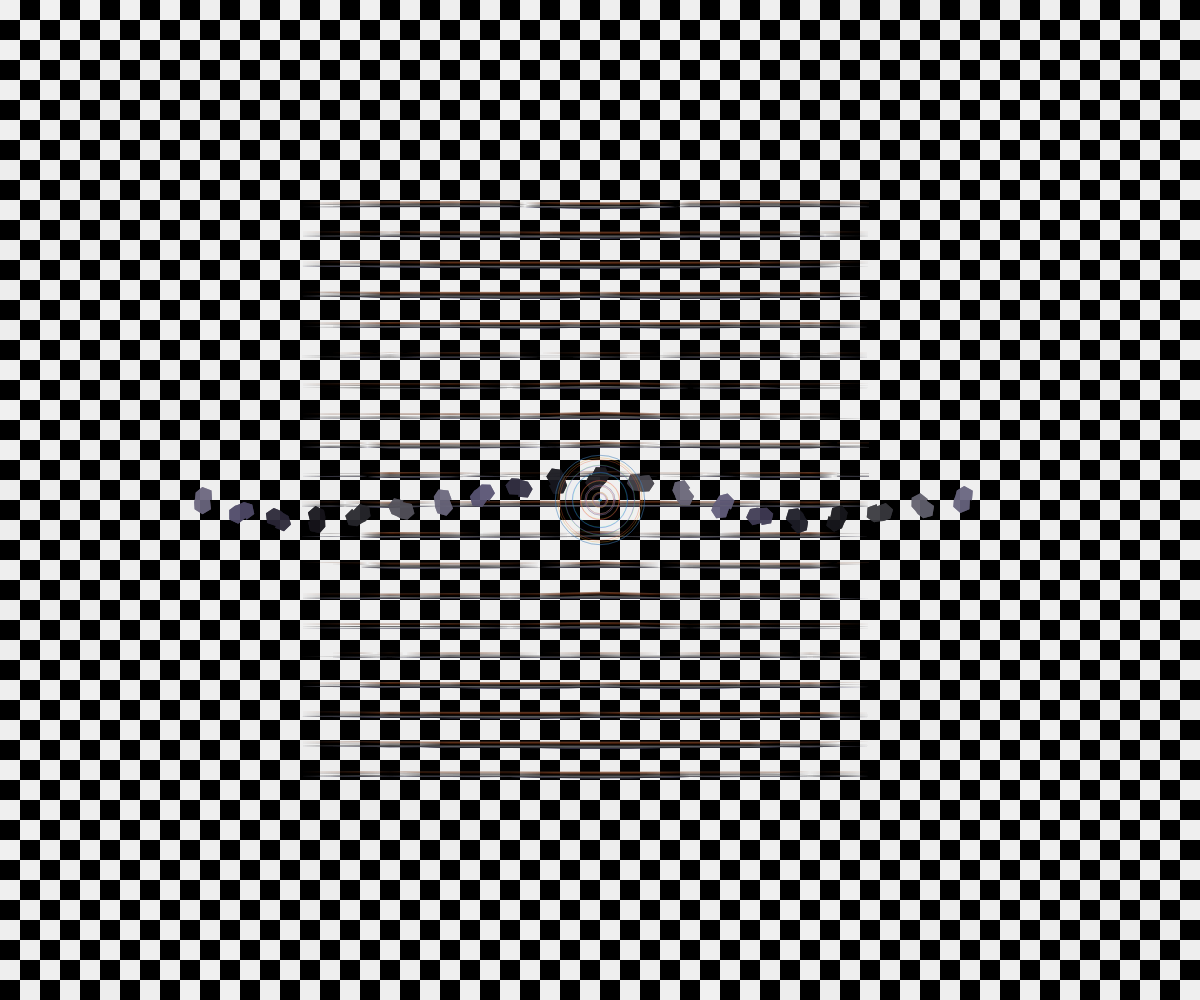
Frame 1 (no input)
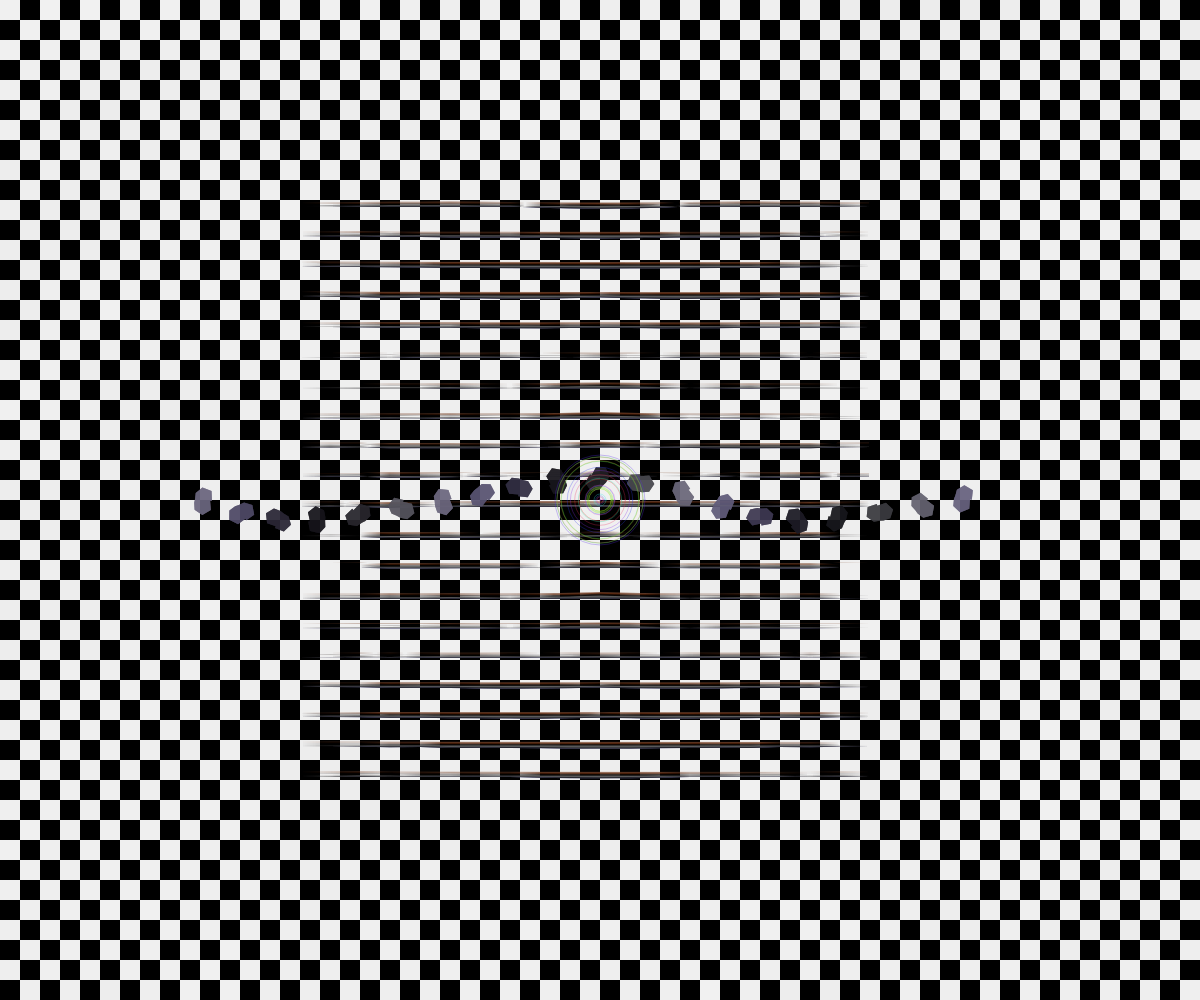
Frame 60 (no input)
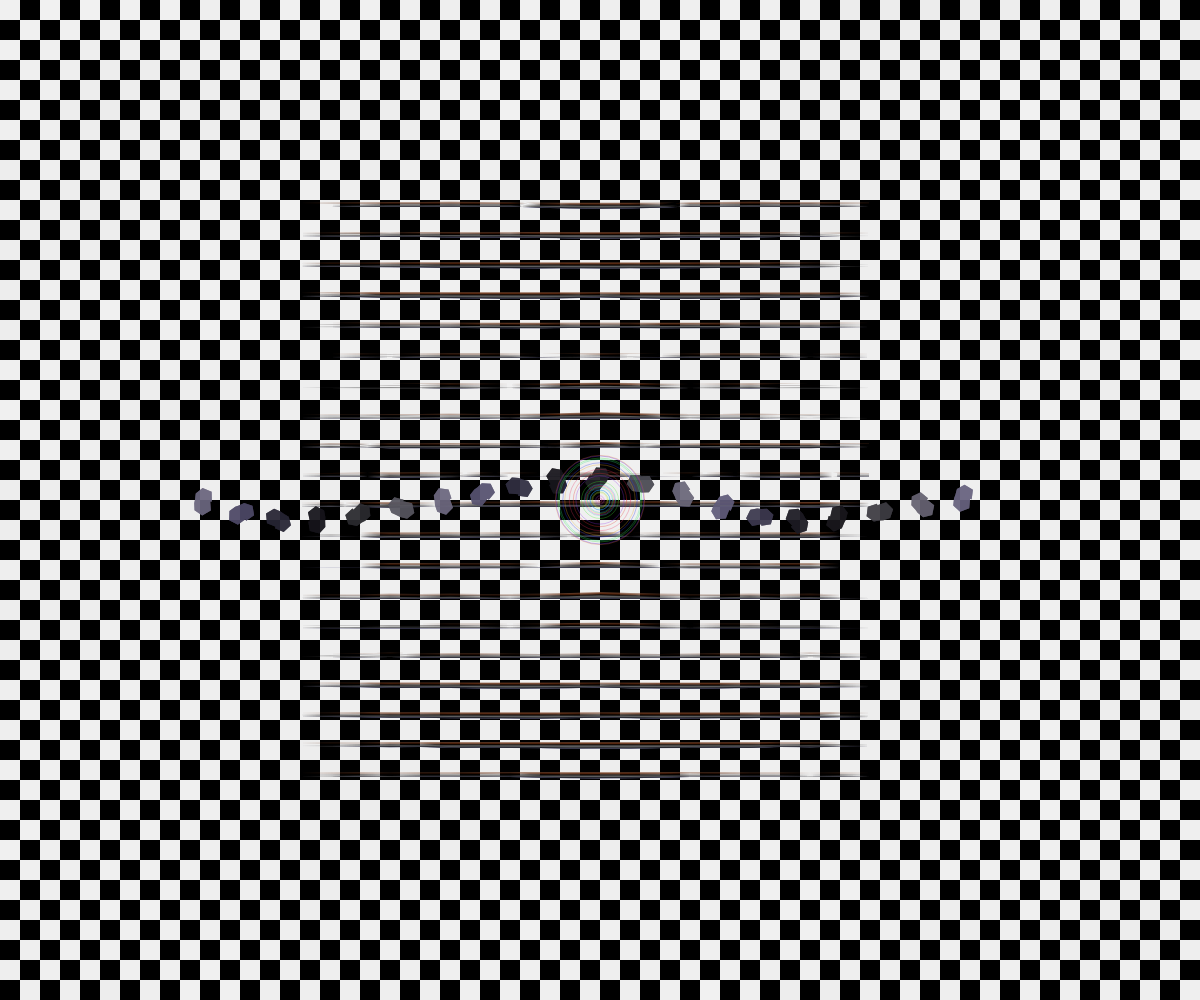
Frame 120 (the mouse pressed at the canvas centre since frame 60)

The p5.js sketch that drew these frames (run headless with seeded random() and noise() and a simulated clock; from frame 60 on, the mouse is pressed at the canvas centre):

// p5.js sketch
// ── sketch.js
function setup() {
  createCanvas(windowWidth, windowHeight);
  colorMode(HSB, 360, 100, 100, 1);
  noStroke();
  
  // Initialize noise for terrain generation
  noiseSeed(42);
}

function draw() {
  background(0, 0, 0, 1);
  
  const cx = width / 2;
  const cy = height / 2;
  const time = millis() * 0.0001;
  
  // Draw textured newsprint background
  drawNewsprint();
  
  // Draw sedimentary layers with petrified forest impressions
  drawSedimentaryLayers(cx, cy, time);
}

function drawNewsprint() {
  // Create a subtle newsprint texture
  const textureSize = 20;
  for (let x = 0; x < width; x += textureSize) {
    for (let y = 0; y < height; y += textureSize) {
      if ((x + y) % (textureSize * 2) === 0) {
        const noiseVal = noise(x * 0.01, y * 0.01) * 0.3;
        fill(0, 0, 95 - noiseVal * 10);
        rect(x, y, textureSize, textureSize);
      }
    }
  }
}

function drawSedimentaryLayers(cx, cy, time) {
  const layers = 12;
  const maxRadius = min(width, height) * 0.4;
  
  for (let layer = 0; layer < layers; layer++) {
    const layerRadius = maxRadius * (layer / layers);
    const layerOffset = time * (1 - layer / layers) * 0.5;
    
    push();
    translate(cx, cy);
    
    // Create horizontal striations
    for (let i = 0; i < 20; i++) {
      const angle = TWO_PI / 20;
      const y = (i - 10) * 30 + sin(time * 0.5 + layer * 0.2) * 5;
      
      // Layer color based on depth
      let hue, saturation, brightness;
      if (layer < 3) {
        // Deep ochre layers
        hue = 20;
        saturation = 60 + 40 * sin(time * 0.3 + layer);
        brightness = 20 + 30 * cos(time * 0.5 + layer);
      } else if (layer < 8) {
        // Slate gray layers
        hue = 240;
        saturation = 10 + 30 * sin(time * 0.2 + layer);
        brightness = 30 + 40 * cos(time * 0.4 + layer);
      } else {
        // Surface sediment with petrified forest impressions
        hue = 250;
        saturation = 15 + 20 * sin(time * 0.3 + layer);
        brightness = 40 + 30 * cos(time * 0.5 + layer);
      }
      
      fill(hue, saturation, brightness, 0.7);
      
      // Draw horizontal striation
      beginShape();
      for (let j = 0; j < 20; j++) {
        const x = (j - 10) * 30;
        const noiseY = noise(x * 0.01, y * 0.01 + time * 0.1) * 5;
        vertex(x, y + noiseY);
      }
      endShape(CLOSE);
    }
    
    // Add petrified forest impressions
    if (layer > 8) {
      for (let i = 0; i < 20; i++) {
        const x = (i - 10) * 40;
        const y = sin(time * 0.3 + i * 0.5) * 20;
        
        // Create forest impression pattern
        push();
        translate(x, y);
        rotate(time * 0.1 + i);
        
        const treeHue = 250;
        const treeSat = 20 + 10 * sin(time * 0.2 + i);
        const treeBright = 30 + 20 * cos(time * 0.4 + i);
        fill(treeHue, treeSat, treeBright, 0.6);
        
        // Draw tree-like structure
        beginShape();
        for (let j = 0; j < 10; j++) {
          const angle = map(j, 0, 9, 0, TWO_PI);
          const r = 10 + 5 * sin(time * 0.2 + j);
          vertex(cos(angle) * r, sin(angle) * r);
        }
        endShape(CLOSE);
        
        pop();
      }
    }
    
    pop();
  }
  
  // Add wet ink effect
  push();
  translate(cx, cy);
  for (let i = 0; i < 20; i++) {
    const angle = time * 0.5 + i * TWO_PI / 20;
    const r = maxRadius * (1 - i/20);
    const size = 30 + 60 * sin(time * 2 + i);
    
    noFill();
    stroke((time * 15 + i * 18) % 360, 80, 90, 0.3);
    ellipse(0, 0, size, size);
  }
  pop();
}

function windowResized() {
  resizeCanvas(windowWidth, windowHeight);
}
